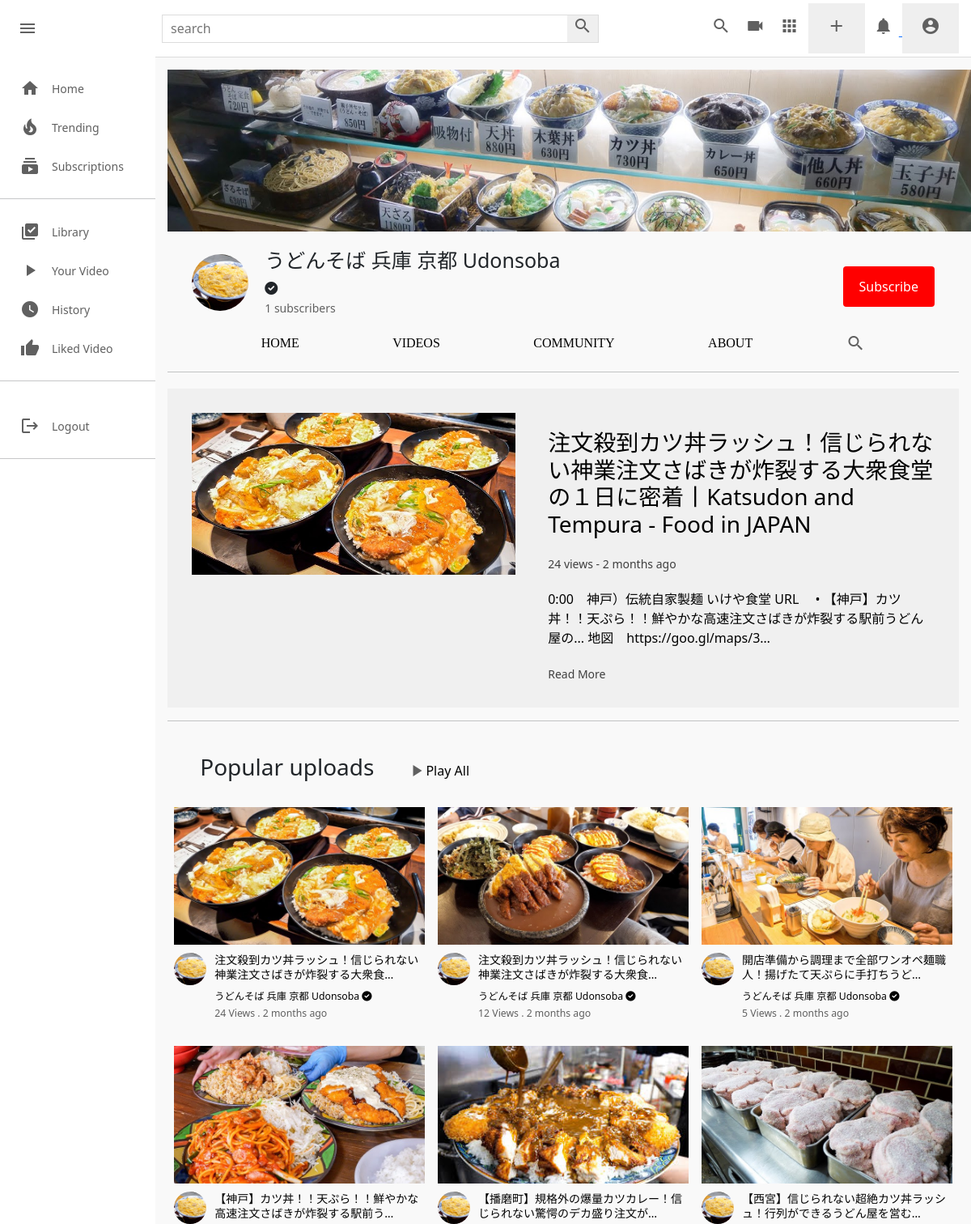
Before: /c/18/ (signed in, upper part) with the older database file.
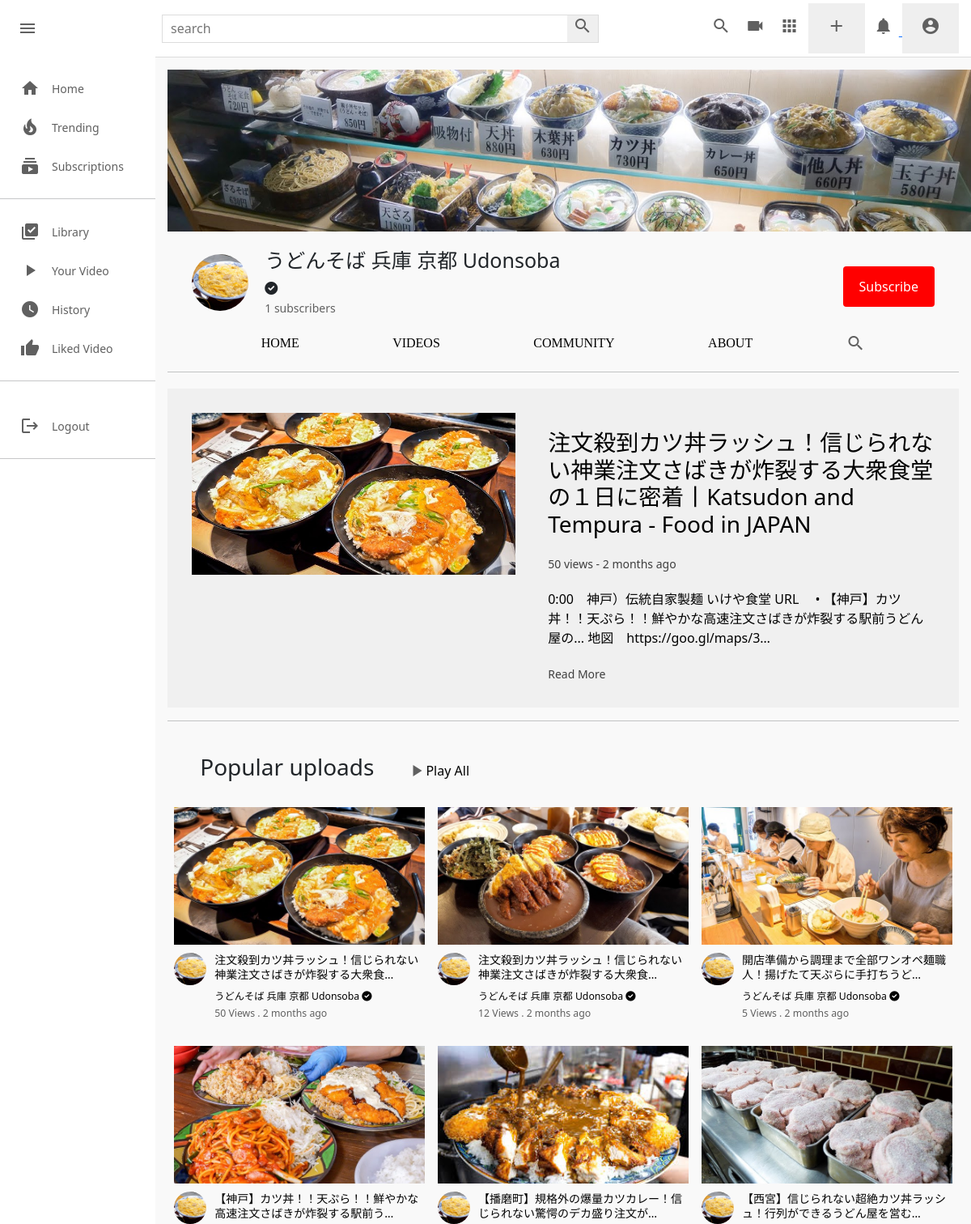
After: the same page with the newer database file.
### core/models.py (models this page shows, shortened)
class Video(models.Model):
    video=models.FileField(upload_to=user_derectory_path)
    image=models.ImageField(upload_to=user_derectory_path,null=True,blank=True)
    title=models.CharField(max_length=100)
    description=models.TextField(max_length=4000,null=True,blank=True)
    tags=TaggableManager(blank=True)
    date=models.DateTimeField(auto_now_add=True)
    visibility=models.CharField(choices=VISIBILITY,max_length=100,default='public')
    user=models.ForeignKey(User,on_delete=models.SET_NULL,null=True)
    views=models.PositiveIntegerField(default=0)
    likes=models.ManyToManyField(User,blank=True,related_name='likes')
    featured=models.BooleanField(default=False)

### channel/models.py (models this page shows, shortened)
class Channel(models.Model):
    channel_art=models.ImageField(upload_to=user_derectory_path,default='images/channel-art.jpg')
    image=models.ImageField(upload_to=user_derectory_path,default='images/user-image.png')
    full_name=models.CharField(max_length=100)
    channel_name=models.CharField(max_length=100)
    description=models.TextField(null=True,blank=True)
    keyword=TaggableManager(blank=True)
    date=models.DateTimeField(auto_now_add=True)
    status=models.CharField(choices=STATUS,max_length=100,default='Active')
    user=models.OneToOneField(User,on_delete=models.SET_NULL,null=True,related_name="channel")
    subscribers=models.ManyToManyField(User,related_name="user_subs",blank=True)
    verified=models.BooleanField(default=False)
    total_view=models.PositiveIntegerField(default=0)
    business_email=models.EmailField(null=True,blank=True)
    make_business_email_public=models.BooleanField(default=False)
    business_location=models.CharField(null=True,blank=True,max_length=100)
    make_business_location_public=models.BooleanField(default=False)
    website=models.URLField(default='https://www.udemy.com/home')
    instagram=models.URLField(default='https://www.udemy.com/home')
    facebook=models.URLField(default='https://www.udemy.com/home')
    twitter=models.URLField(default='https://www.udemy.com/home')

### channel/views.py (the view)
# urls.py: path("<channel_name>/",views.channel_profile,name='channel-profile'),
@login_required
def channel_profile(request,channel_name):
    channel = get_object_or_404(Channel,id=channel_name)
    videos=Video.objects.filter(user=channel.user,visibility='public').order_by('-views')
    try:
        video_featured=Video.objects.get(featured=True,user=channel.user.id)
    except:
        video_featured = None
    context={
        'channel': channel,
        'videos': videos,
        'video_featured': video_featured,
    }
    return render(request,'channel/channel.html',context)

### templates/channel/channel.html (shortened to what this page needs)
{% extends 'base.html' %}
{% load static %}
{% block style %}
<link rel="stylesheet" href="{% static 'css/style.css' %}" type="text/css">
<link rel="stylesheet" href="{% static 'css/channel.css' %}" type="text/css">
{% endblock style %}
{% block content %}
    <div class="mainBody">
       {% include 'partials/sidebar.html' %}
       <div class="videos">
           {% include 'channel/partials/channel-header.html' %}
           {% if video_featured != None %}
           <div class="channel-intro-video">
               <div class="intro-video">
                   <a href="{% url 'video-detail' video_featured.id %}"><img src="{{video_featured.image.url}}" alt=""></a>
               </div>
               <div class="intro-contents">
                   <h3>{{video_featured.title|truncatechars:100}}</h3>
                   <small class="small">{{video_featured.views}} view{{video_featured.views|pluralize}} - {{video_featured.date|timesince}} ago</small>
                   <p>{{ video_featured.description|truncatechars:100 }}</p>
                   <small>Read More</small>
               </div>
           </div>
           {% endif %}
           <hr>
           <br>
           <div class="popular-video flex">
               <h3>Popular uploads</h3>
               <div class="flex play-all">
                   <i class="material-icons">play_arrow</i>
                   <a href="">Play All</a>
               </div>
           </div>
           <br>
           <div class="video-container">
               {% for v in videos %}
               <div class="video">
                   <div class="video-thumbnail">
                       {% if v.image %}
                       <a href="{% url 'video-detail' v.id %}"><img src="{{v.image.url}}" alt=""></a>
                       {% else %}
                       <a href=""><img src="https://encrypted-tbn0.gstatic.com/images?q=tbn:ANd9GcQrf0lpB42PwkxZCIvkgPjzFbA4SMYVhjyVLDdrC5_OLJEAI4GCqBfknjVqIeqQXvHuX9A&usqp=CAU" alt=""></a>
                       {% endif %}
                   </div>
                   <div class="video-details">
                       <div class="author">
                           {% if v.user.channel.image %}
                           <a href="{% url 'channel-profile' v.user.channel.id %}"><img src="{{ v.user.channel.image.url }}" alt=""></a>
                           {% else %}
                           <a href=""><img src="https://cdn-icons-png.flaticon.com/512/1053/1053244.png?w=360" alt=""></a>
                           {% endif %}
                       </div>
                       <div class="title">
                           <a href="{% url 'video-detail' v.id %}"><h3>{{v.title|truncatechars:34}}</h3></a>
                           <a href="{% url 'channel-profile' v.user.channel.id %}"><small>{{v.user.channel.channel_name}} {% if v.user.channel.verified == True %} <i class="fas fa-check-circle"></i> {% endif %} </small></a>
                           <span><small>{{ v.views }} View{{ v.views|pluralize }} . {{ v.date|timesince }} ago</small></span>
                       </div>
                   </div>
               </div>
               {% endfor %}
           </div>
       </div>
    </div>
{% endblock %}

Changed rows visible on the page:
changed Video "注文殺到カツ丼ラッシュ！信じられない神業注文さばきが炸裂する大衆食堂の１日に密着丨Katsudon and Tempura - Food in JAPAN": views "24" → "50"
